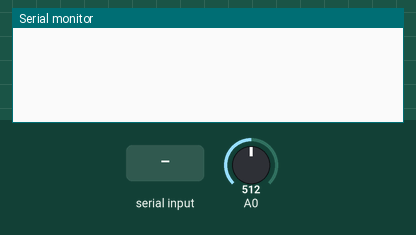
A sketch run on a simulated Arduino Uno, built with avr-gcc and run on an emulated ATmega328P. Parts: the last lines printed to the serial monitor. The test bench sets the inputs (shaded band); at power-on: A0 = 512.

Above: at 1.2 s.
1.3 s: "1\n" received over Serial
At 2.5 s:
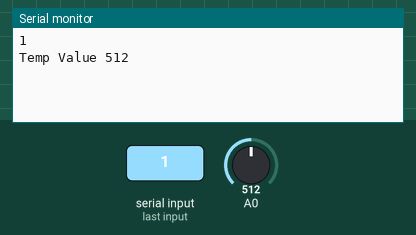
2.8 s: "0\n" received over Serial
At 3.7 s:
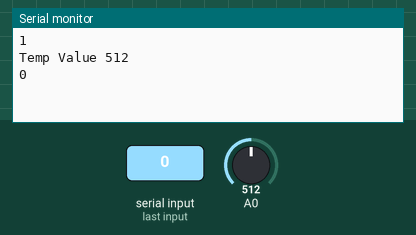

Measured:
- after the input at 1.3 s, the serial monitor: prints a new line at once (image 1)
- after the input at 2.8 s, the serial monitor: prints a new line at once (image 2)

The sketch:

blutooth-PC.ino
```cpp
/*
* Bluetooh Basic: LED ON OFF - Avishkar
* Coder - Mayoogh Girish
* Website - http://bit.do/Avishkar
* Download the App : https://github.com/Mayoogh/Arduino-Bluetooth-Basic
* This program lets you to control a LED on pin 13 of arduino using a bluetooth module
*/
char data = 0;            //Variable for storing received data
int tempVal = 0;
void setup()
{
    Serial.begin(9600);   //Sets the baud for serial data transmission
    //pinMode(13, OUTPUT);  //Sets digital pin 13 as output pin
}
void loop()
{
   tempVal = analogRead(A0);

   if(Serial.available() > 0)      // Send data only when you receive data:
   {
      data = Serial.read();        //Read the incoming data & store into data
      Serial.print(data);          //Print Value inside data in Serial monitor
      Serial.print("\n");
      if(data == '1'){              // Checks whether value of data is equal to 1
        // digitalWrite(13, HIGH);   //If value is 1 then LED turns ON
         Serial.print("Temp Value");
         Serial.print(" ");
         Serial.print(tempVal);
      }
   }
}
```
